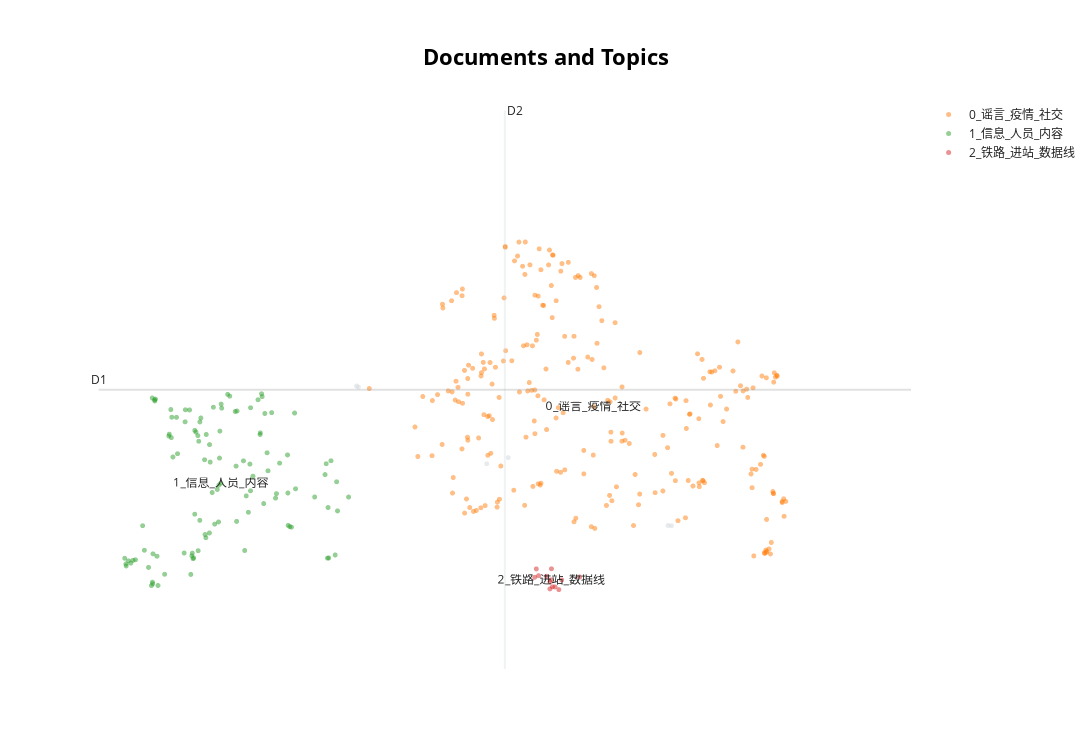

Write notebook code for a chart like this one.
### Code cell
# Reduce dimensionality of embeddings, this step is optional but much faster to perform iteratively:
reduced_embeddings = UMAP(n_neighbors=10, n_components=2, min_dist=0.0, metric='cosine').fit_transform(embeddings)
topic_model.visualize_documents(tokenized_docs, reduced_embeddings=reduced_embeddings)
